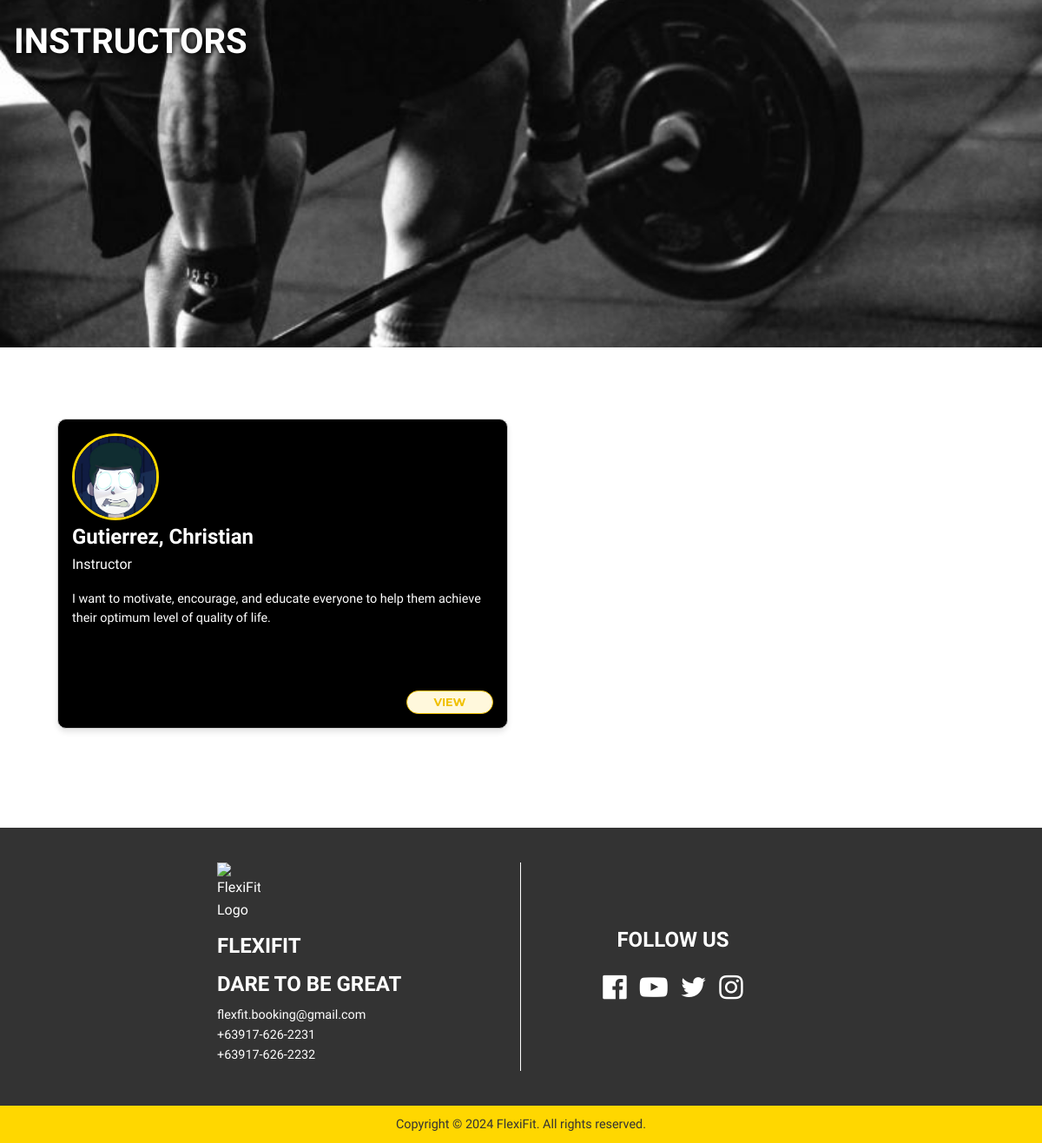
/instructors.php, run on an earlier commit of the app's database.
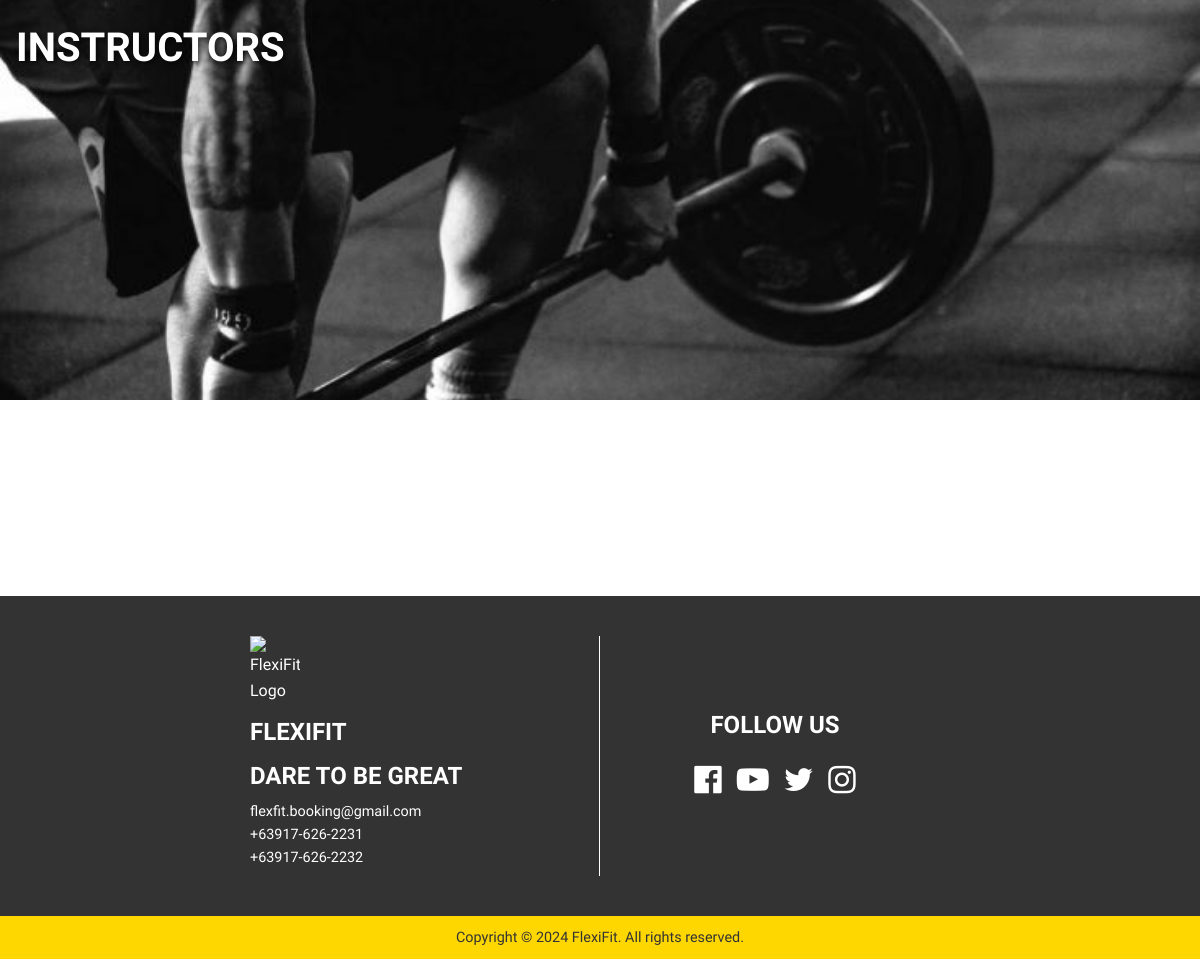
And on a later commit of the database.
### tables this page shows
CREATE TABLE `instructor_details` (
  `ID` int(11) NOT NULL,
  `userID` int(11) NOT NULL,
  `goal` text DEFAULT NULL,
  `personalDescription` text DEFAULT NULL
);

CREATE TABLE `user` (
  `ID` int(11) NOT NULL,
  `username` varchar(255) NOT NULL,
  `email` varchar(255) NOT NULL,
  `password` varchar(255) NOT NULL,
  `firstName` varchar(255) NOT NULL,
  `lastName` varchar(255) NOT NULL,
  `DOB` date NOT NULL,
  `contactNo` bigint(11) NOT NULL,
  `gender` varchar(255) NOT NULL,
  `profilePicUrl` varchar(500) NOT NULL,
  `dateCreated` datetime NOT NULL DEFAULT current_timestamp(),
  `dateUpdated` date NOT NULL DEFAULT current_timestamp(),
  `lastLoggedIn` date NOT NULL DEFAULT current_timestamp(),
  `role` varchar(10) NOT NULL DEFAULT 'user',
  `status` varchar(10) NOT NULL DEFAULT 'active',
  `reset_token` varchar(255) DEFAULT NULL,
  `reset_expiry` datetime DEFAULT NULL
);

### includes/explore-instructors.php (called while the page is built, shortened)
<?php
function get_instructors($conn)
{
    $stmt = $conn->prepare("SELECT `user`.`ID`, `user`.`firstName`, `user`.`lastName`, `user`.`profilePicUrl`, `instructor_details`.`goal`, `instructor_details`.`personalDescription` FROM `user` INNER JOIN `instructor_details` ON `user`.`ID` = `instructor_details`.`userID` WHERE `user`.`status` = 'active' AND `user`.`role` = 'instructor'");
    $stmt->execute();
    $result = $stmt->get_result();
    if ($result->num_rows > 0) {
        $instructorRows = [];
        while ($rows = $result->fetch_assoc()) {
            $instructorRows[] = $rows;
        }
        return $instructorRows;
    } else {
        return [];
    }
}

### instructors.php (the view, shortened to what this page needs)
<?php
require_once("./includes/auth.php");
require_once("./includes/explore-instructors.php");
?>
<!DOCTYPE html>
<html lang="en">
<head>
  <?php require_once "./components/global_css.php" ?>
  <link rel="stylesheet" href="./css/instructors.css" />
</head>
<body>
  <header class="header">
    <img src="./assets/insbg.jpg" />
    <div class="header-content">
      <h1>INSTRUCTORS</h1>
    </div>
  </header>
  <div class="main-container">
    <div class="trainer-section">
      <?php foreach (get_instructors($conn) as $rows): ?>
        <div class="trainer-card">
          <div class="trainer-image">
            <img src="./instructor/images/<?= rawurlencode($rows['firstName']) . "-" . rawurlencode($rows['lastName']) . "/" . rawurlencode($rows['profilePicUrl']) ?>" />
            <h2><?= htmlspecialchars($rows['lastName']) . ", " . htmlspecialchars($rows['firstName']) ?></h2>
            <p>Instructor</p>
          </div>
          <div class="trainer-text">
            <p>
              <?= htmlspecialchars($rows['goal']) ?>
            </p>
          </div>
          <a href="instructor-profile.php?id=<?= htmlspecialchars($rows['ID']) ?>"><button class="view-btn">VIEW</button></a>
        </div>
      <?php endforeach; ?>
    </div>
  </div>
  <?php require_once "./components/footer.php" ?>
</body>
</html>

What changed in the data, as far as the page shows it:
removed instructor_details: userID.profilePicUrl (picture), userID.lastName "Gutierrez", userID.firstName "Christian", goal "I want to motivate, encourage, and educate everyone to help them achieve their optimum level of quality of life."
